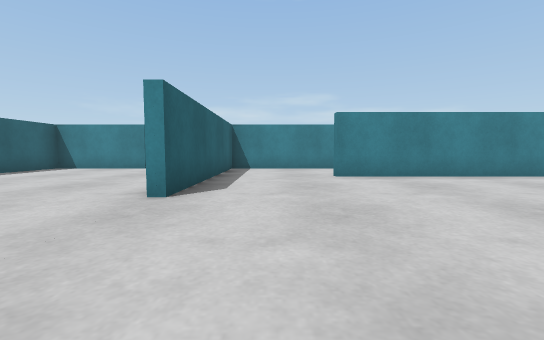
view 1 (above)

15 first-person views from a walk through a robot-simulator world made for Webots. The camera is 0.06 m above the floor, tilts 4° down and sees 90° across. The floor is counted in squares, 0.1 m on a side. Each view is taken from the middle of a square. On the plan, view 1 faces up. The plan holds only what a view shows up to about 9 squares ahead; the rest is blank. Robots are left out.

view 2
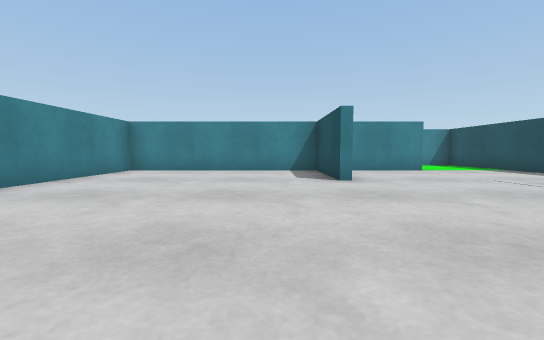

view 3
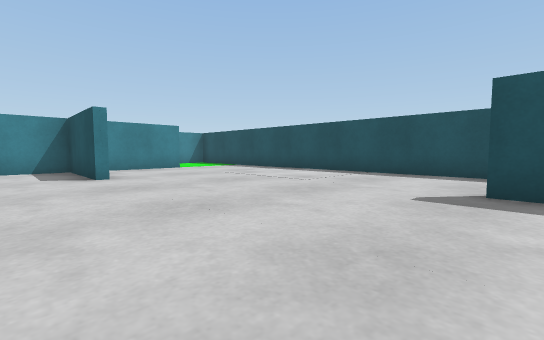

view 4
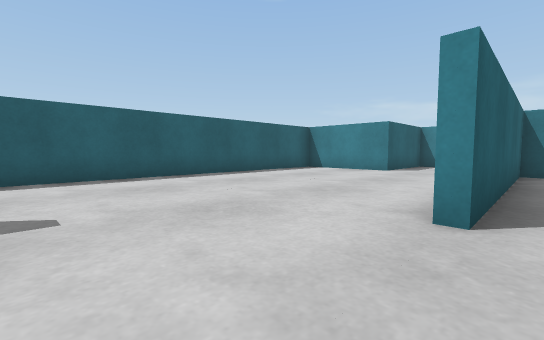

view 5
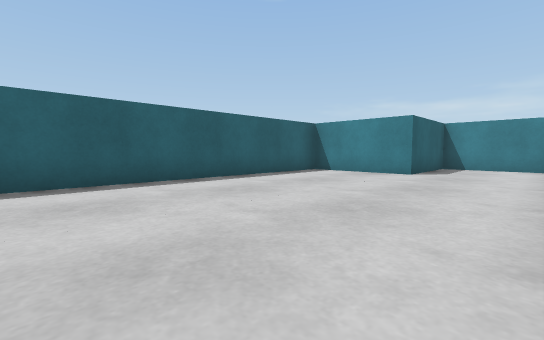

view 6
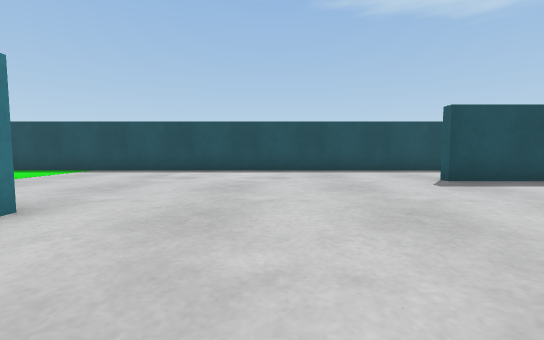

view 7
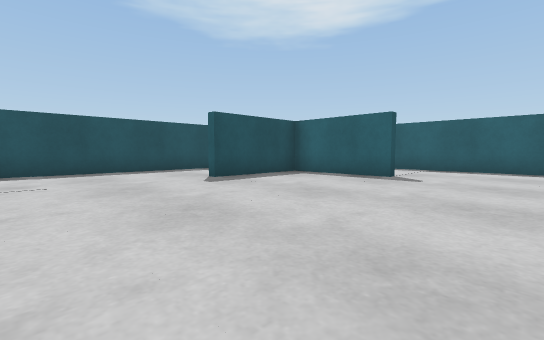

view 8
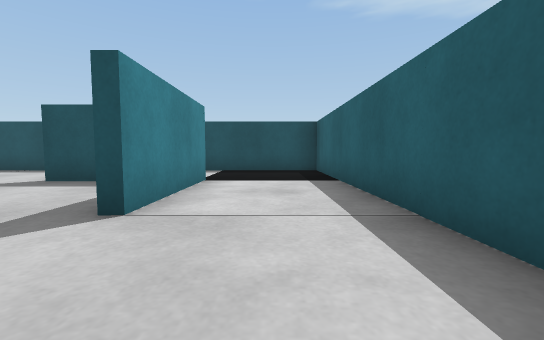

view 9
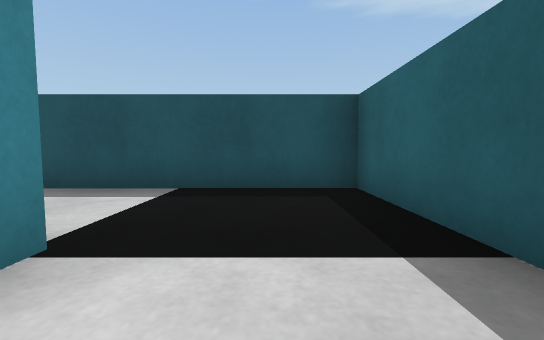

view 10
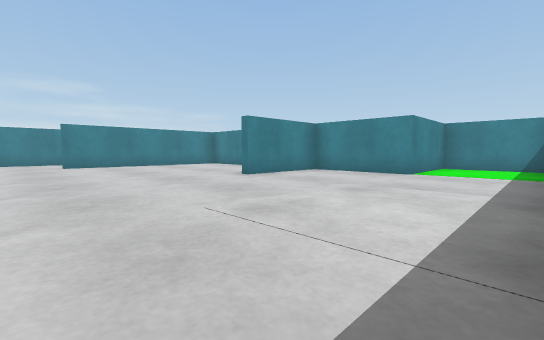

view 11
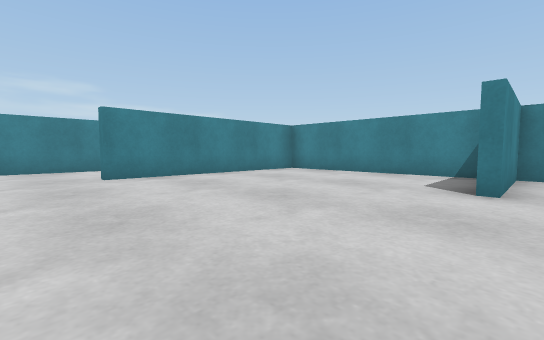

view 12
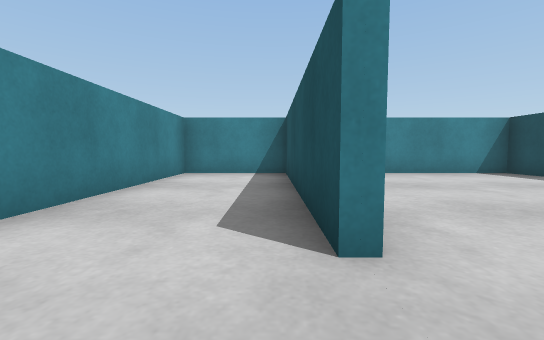

view 13
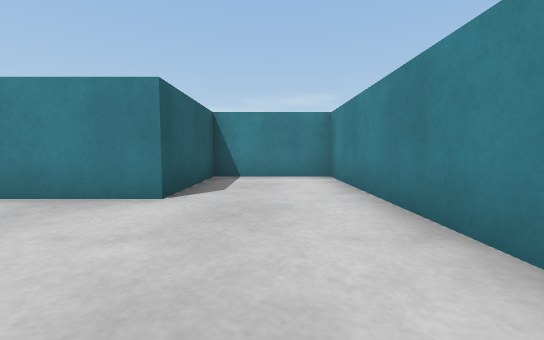

view 14
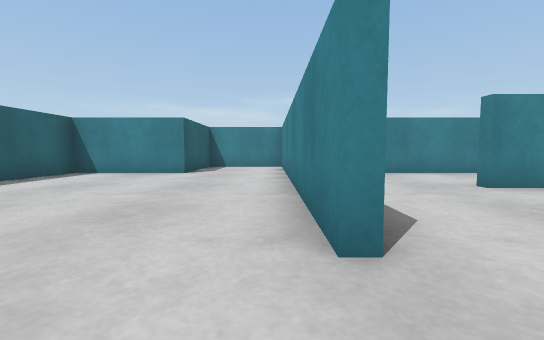

view 15
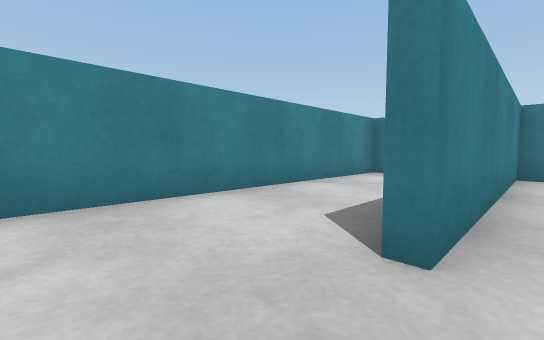

### Floor plan
Points are (right, up) in squares from view 1. A wall is a line through its corners. A room is listed if a view was taken in it or the views show most of it. See-through windows are left out.
Room 1 (views 1, 2, 4, 10, 11)
walls: (-1.4, -5.4) (10, -5.4); (10.4, -5) (10.4, -2.6) (7.4, -2.6) (7.4, 0.4) (4.5, 0.4); (-7.4, 1.5) (-7.4, 0.5)
ways out: opening at (-1.3, 0.1) to room 4
objects: pillar (7, -3)
Room 2 (views 3, 5, 8, 13, 14)
walls: (-1.6, 3.5) (-1.6, 12.4) (-4.4, 12.4) (-4.4, 9.4) (-7.4, 9.4) (-7.4, 1.5)
objects: pillar (-4, 9)
Room 3 (views 6, 7, 15)
walls: (4.4, 0.6) (7.4, 0.6) (7.4, 6.4) (1.5, 6.4); (-1.4, 6.5) (-1.4, 3.5)
ways out: opening at (0.5, 7) to room 5
Room 4 (view 9)
walls: (-4.6, -2.5) (-4.6, 0.5); (-4.4, 0.6) (-4.4, -2.4) (-1.5, -2.4); (-7.4, 0.5) (-7.4, -5.4) (-1.4, -5.4)
ways out: opening at (-1.3, 0.1) to room 1
objects: pillar (-5, -3)
Room 5 (view 12)
walls: (1.5, 6.6) (7.4, 6.6) (7.4, 9.4) (-1.4, 9.4) (-1.4, 6.5)
ways out: opening at (0.5, 7) to room 3

Positions as (right, up) in squares from view 1, and headings:
1: (0, 0), facing up
2: (-1, 2), facing right
3: (-2, 2), facing down-right
4: (-1, 1), facing up-left
5: (-2, 2), facing up-left
6: (2, 3), facing down
7: (2, 3), facing down-left
8: (-6, 3), facing down
9: (-6, -1), facing down
10: (0, -5), facing up-right
11: (0, 0), facing up-right
12: (0, 7), facing right
13: (-3, 6), facing up
14: (-2, 2), facing up
15: (0, 6), facing up-right
